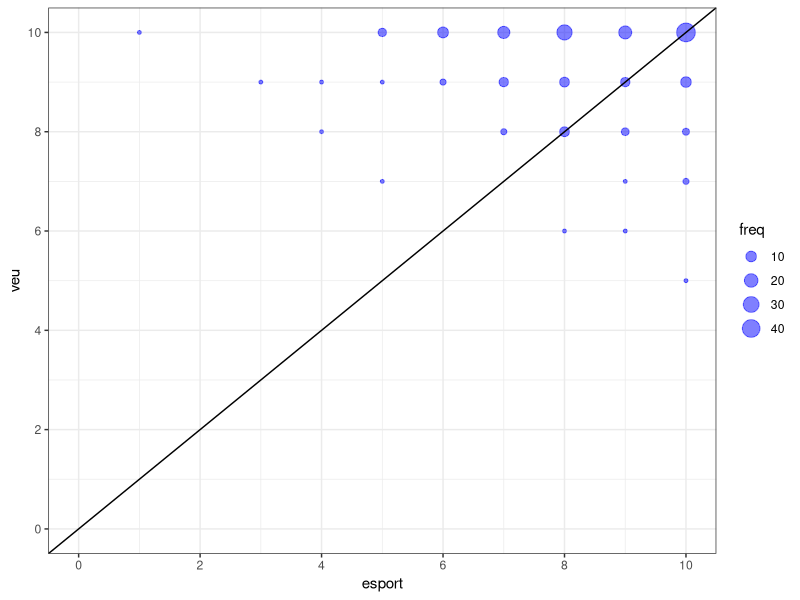
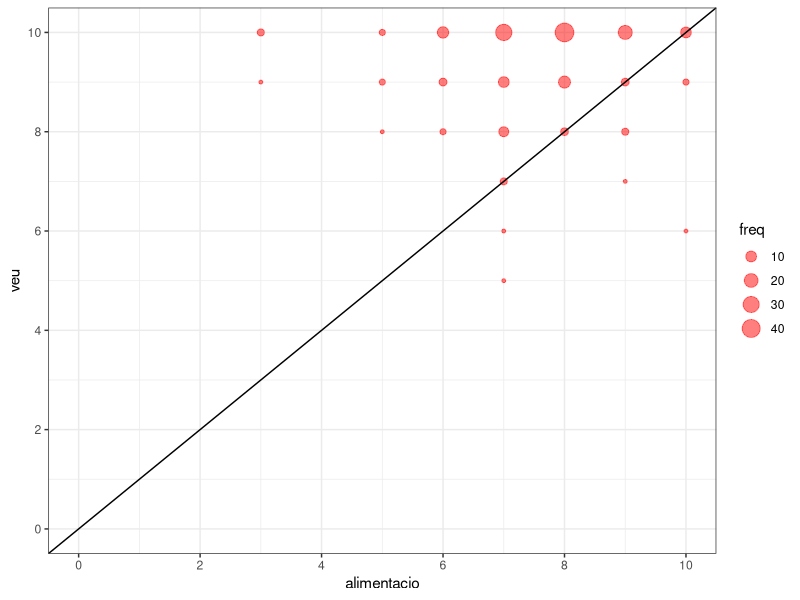
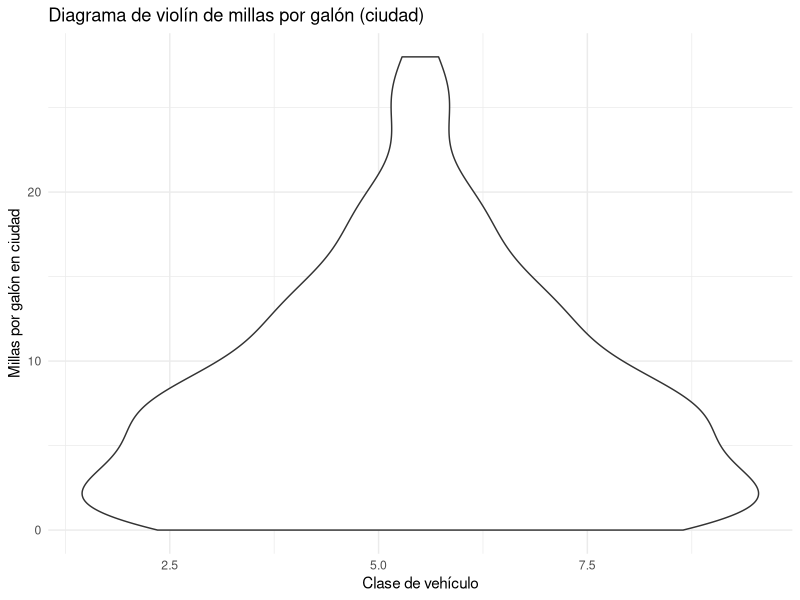

The R source for these figures, in order:
## ---- chunk 1
knitr::opts_chunk$set(echo = TRUE, warning = FALSE, message = FALSE)
## ---- chunk 2
library(tidyverse)
## ---- chunk 3
raw=read_csv2("data_raw.csv")

colnames(raw)

## ---- chunk 4
canvi_factors <- c("Mai" = 0, "Gairebé mai" = 1, "A vegades" = 2, 
                   "Gairebé sempre" = 3, "Sempre" = 4)

# Convert the factor to numeric by applying the mapping
df <- raw %>%
  mutate(across(28:37, ~ canvi_factors[.]), .keep = "all") %>% 
  mutate(score = rowSums(across(28:37))) %>%
  select(c(1:27, 39))

write_csv2(df, "data.csv")
## ---- chunk 5
df= df %>% 
  rename(veu = 2, esport = 8, alimentacio = 14 )%>% 
  mutate(mitjana=round((esport+alimentacio)/2))
## ---- chunk 6
df_esp <- df %>%
  group_by(veu, esport) %>%
  summarise(freq = n())

df_esp %>% 
  ggplot(aes(x=esport, y = veu, size=freq)) +
  geom_point(alpha = 0.5, color = "blue")+
  geom_abline(intercept = 0, slope = 1)+
  scale_x_continuous(limits = c(0, 10), breaks = seq(0, 10, by = 2))+
  scale_y_continuous(limits = c(0, 10), breaks = seq(0, 10, by = 2))+
  theme_bw()

df_ali <- df %>%
  group_by(veu, alimentacio) %>%
  summarise(freq = n())

df_ali %>% 
  ggplot(aes(x=alimentacio, y = veu, size=freq)) +
  geom_point(alpha = 0.5, color = "red")+
  geom_abline(intercept = 0, slope = 1)+
  scale_x_continuous(limits = c(0, 10), breaks = seq(0, 10, by = 2))+
  scale_y_continuous(limits = c(0, 10), breaks = seq(0, 10, by = 2))+
  theme_bw()

## ---- chunk 7
df_esp %>% 
  arrange(desc(freq)) %>%
  head
## ---- chunk 8
df_ali %>% 
  arrange(desc(freq)) %>%
  head
## ---- chunk 9
ggplot(df, aes(x = esport, y = score)) +
  geom_violin() +
  theme_minimal() +
  labs(title = "Diagrama de violín de millas por galón (ciudad)",
       x = "Clase de vehículo",
       y = "Millas por galón en ciudad")

